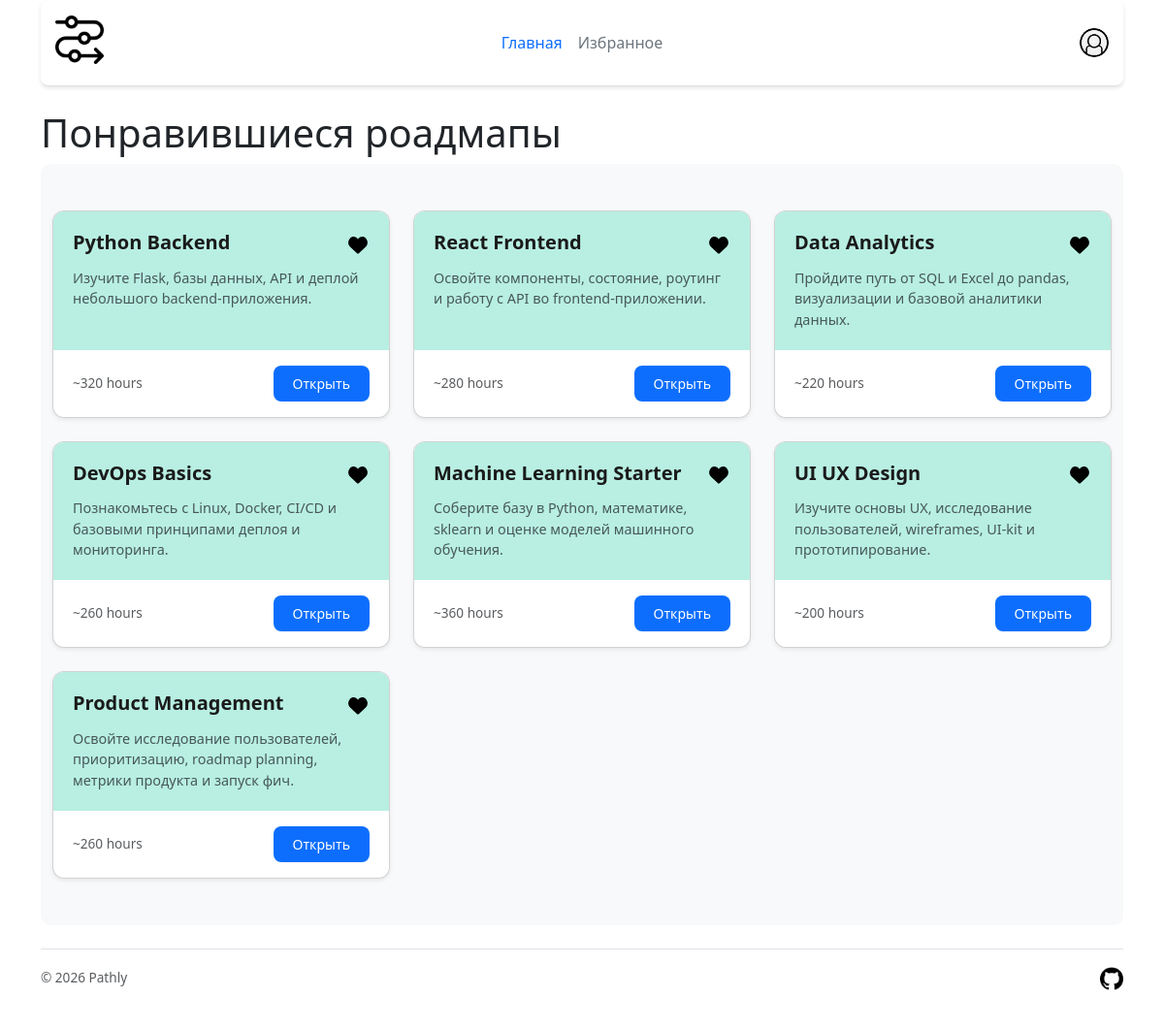
Page /favorites (signed in) on the committed database.
### tables this page shows
CREATE TABLE "roadmaps" (
        id INTEGER PRIMARY KEY AUTOINCREMENT,
        title VARCHAR(255) NOT NULL,
        description TEXT NOT NULL,
        hours INTEGER
    );

### app.py (the view)
@app.route("/favorites")
@login_required
def favorites():
    fav_ids = get_fav_ids(current_user.id)
    roadmaps = get_roadmaps()
    favs_roadmaps = [roadmap for roadmap in roadmaps if roadmap['id'] in fav_ids]
    return render_template("favorites.html", active_page="favorites", roadmaps=favs_roadmaps)

### UserLogin.py (called while the page is built)
    def from_db(self, user):
        self.id = user["id"]
        self.username = user["username"]
        self.password_hash = user["password_hash"]
        return self

### app.py (called while the page is built)
@login_manager.user_loader
def load_user(user_id):
    user = get_user_by_id(user_id)
    if user:
        return UserLogin().from_db(user)
    return None

### db.py (called while the page is built)
def get_db():
    conn = sqlite3.connect(DB_PATH)
    conn.row_factory = sqlite3.Row
    return conn

def get_user_by_id(user_id):
    db = get_db()
    try:
        cursor = db.execute("SELECT * FROM users WHERE id = ? LIMIT 1", (user_id,))
        res = cursor.fetchone()
        if not res:
            return False
        return res
    except sqlite3.Error as e:
        print("Ошибка: " + str(e))
        return None
    finally:
        db.close()

def get_roadmaps():
    db = get_db()
    try:
        cursor = db.execute("SELECT * FROM roadmaps")
        res = cursor.fetchall()
        if not res:
            return False
        return res
    except sqlite3.Error as e:
        print("Ошибка: " + str(e))
        return False
    finally:
        db.close()

def get_fav_ids(user_id):
    db = get_db()
    try:
        cursor = db.execute("SELECT * FROM favorites WHERE user_id = ?", (user_id,))
        res = cursor.fetchall()
        fav_ids = [fav['roadmap_id'] for fav in res]
        if not fav_ids:
            return []
        return fav_ids
    except sqlite3.Error as e:
        print("Ошибка: " + str(e))
        return False
    finally:
        db.close()

### templates/favorites.html (shortened to what this page needs)
{% extends "base.html" %}
{% block content %}
<h1>Понравившиеся роадмапы</h1>
<div class="album py-5 bg-body-tertiary">
    <div class="container">
        {% if roadmaps %}
        <div class="row row-cols-1 row-cols-sm-2 row-cols-md-3 g-4">
            {% for roadmap in roadmaps %}
            <div class="col">
                <div class="card shadow-sm">
                    <div class="card-body">
                        <div class="d-flex justify-content-between align-items-start mb-2">
                            <h5 class="card-title mb-0">{{ roadmap['title'] }}</h5>
                            <button class="favorite-btn is-active" data-id="{{ roadmap.id }}">
                                <img
                                    class="icon"
                                    alt="Избранное"
                                    src="{{ url_for('static', filename='/images/favorite-on.svg') }}"
                                >
                            </button>
                        </div>
                        <p class="card-text text-muted">
                            {{ roadmap['description'] }}
                        </p>
                    </div>
                    <div class="card-footer bg-transparent border-top-0">
                        <div class="d-flex justify-content-between align-items-center">
                            <small class="text-body-secondary">
                                 ~{{ roadmap['hours'] }} hours
                            </small>
                            <a href="{{ url_for('roadmap', roadmap_id=roadmap['id']) }}" class="btn btn-sm btn-primary">
                                Открыть
                            </a>
                        </div>
                    </div>
                </div>
            </div>
            {% endfor %}
        </div>
        {% else %}
            <h6>Упс... Здесь пусто</h6>
        {% endif %}
    </div>
</div>
{% endblock %}

### static/css/main.css (style rules this page uses)
body { min-height: 100vh; display: flex; flex-direction: column; }
.container { flex: 1; }
.icon { width: 24px; height: 24px; transition: transform 0.2s ease; }
.card { transition: transform 0.2s ease, box-shadow 0.2s ease; border-radius: 12px; overflow: hidden; height: 100%; }
.card-body { background-color: rgb(184, 239, 226); padding: 1.25rem; }
.card-title { font-size: 1.25rem; font-weight: 600; color: #1a1a1a; }
.card-text { font-size: 0.9rem; line-height: 1.5; margin-top: 0.75rem; }
.card-footer { background-color: #fff; padding: 1rem 1.25rem; }
.favorite-btn { background: none; border: none; padding: 0; cursor: pointer; transition: transform 0.2s ease, opacity 0.2s ease; }
.favorite-btn.is-active { opacity: 1; }
.btn-primary { background-color: #0d6efd; border: none; padding: 0.5rem 1.25rem; border-radius: 8px; transition: all 0.2s ease; }
.text-body-secondary { color: #6c757d; font-size: 0.85rem; }
.bg-body-tertiary { background-color: #f8f9fa; }
.album { padding-top: 2rem; padding-bottom: 2rem; }
.card-footer { border-top: none; }
.btn-sm { font-size: 0.875rem; font-weight: 500; }
.bg-body-tertiary { border-radius: 10px; }
.col { animation: fadeInUp 0.4s ease forwards; }
.col:nth-child(1) { animation-delay: 0.05s; }
.col:nth-child(2) { animation-delay: 0.1s; }
.col:nth-child(3) { animation-delay: 0.15s; }
.col:nth-child(4) { animation-delay: 0.2s; }

### rows in the picture
roadmaps: title "Python Backend", description "Изучите Flask, базы данных, API и деплой небольшого backend-приложения.", hours "320"
roadmaps: title "React Frontend", description "Освойте компоненты, состояние, роутинг и работу с API во frontend-приложении.", hours "280"
roadmaps: title "Data Analytics", description "Пройдите путь от SQL и Excel до pandas, визуализации и базовой аналитики данных.", hours "220"
roadmaps: title "DevOps Basics", description "Познакомьтесь с Linux, Docker, CI/CD и базовыми принципами деплоя и мониторинга.", hours "260"
roadmaps: title "Machine Learning Starter", description "Соберите базу в Python, математике, sklearn и оценке моделей машинного обучения.", hours "360"
roadmaps: title "UI UX Design", description "Изучите основы UX, исследование пользователей, wireframes, UI-kit и прототипирование.", hours "200"
roadmaps: title "Product Management", description "Освойте исследование пользователей, приоритизацию, roadmap planning, метрики продукта и запуск фич.", hours "260"
